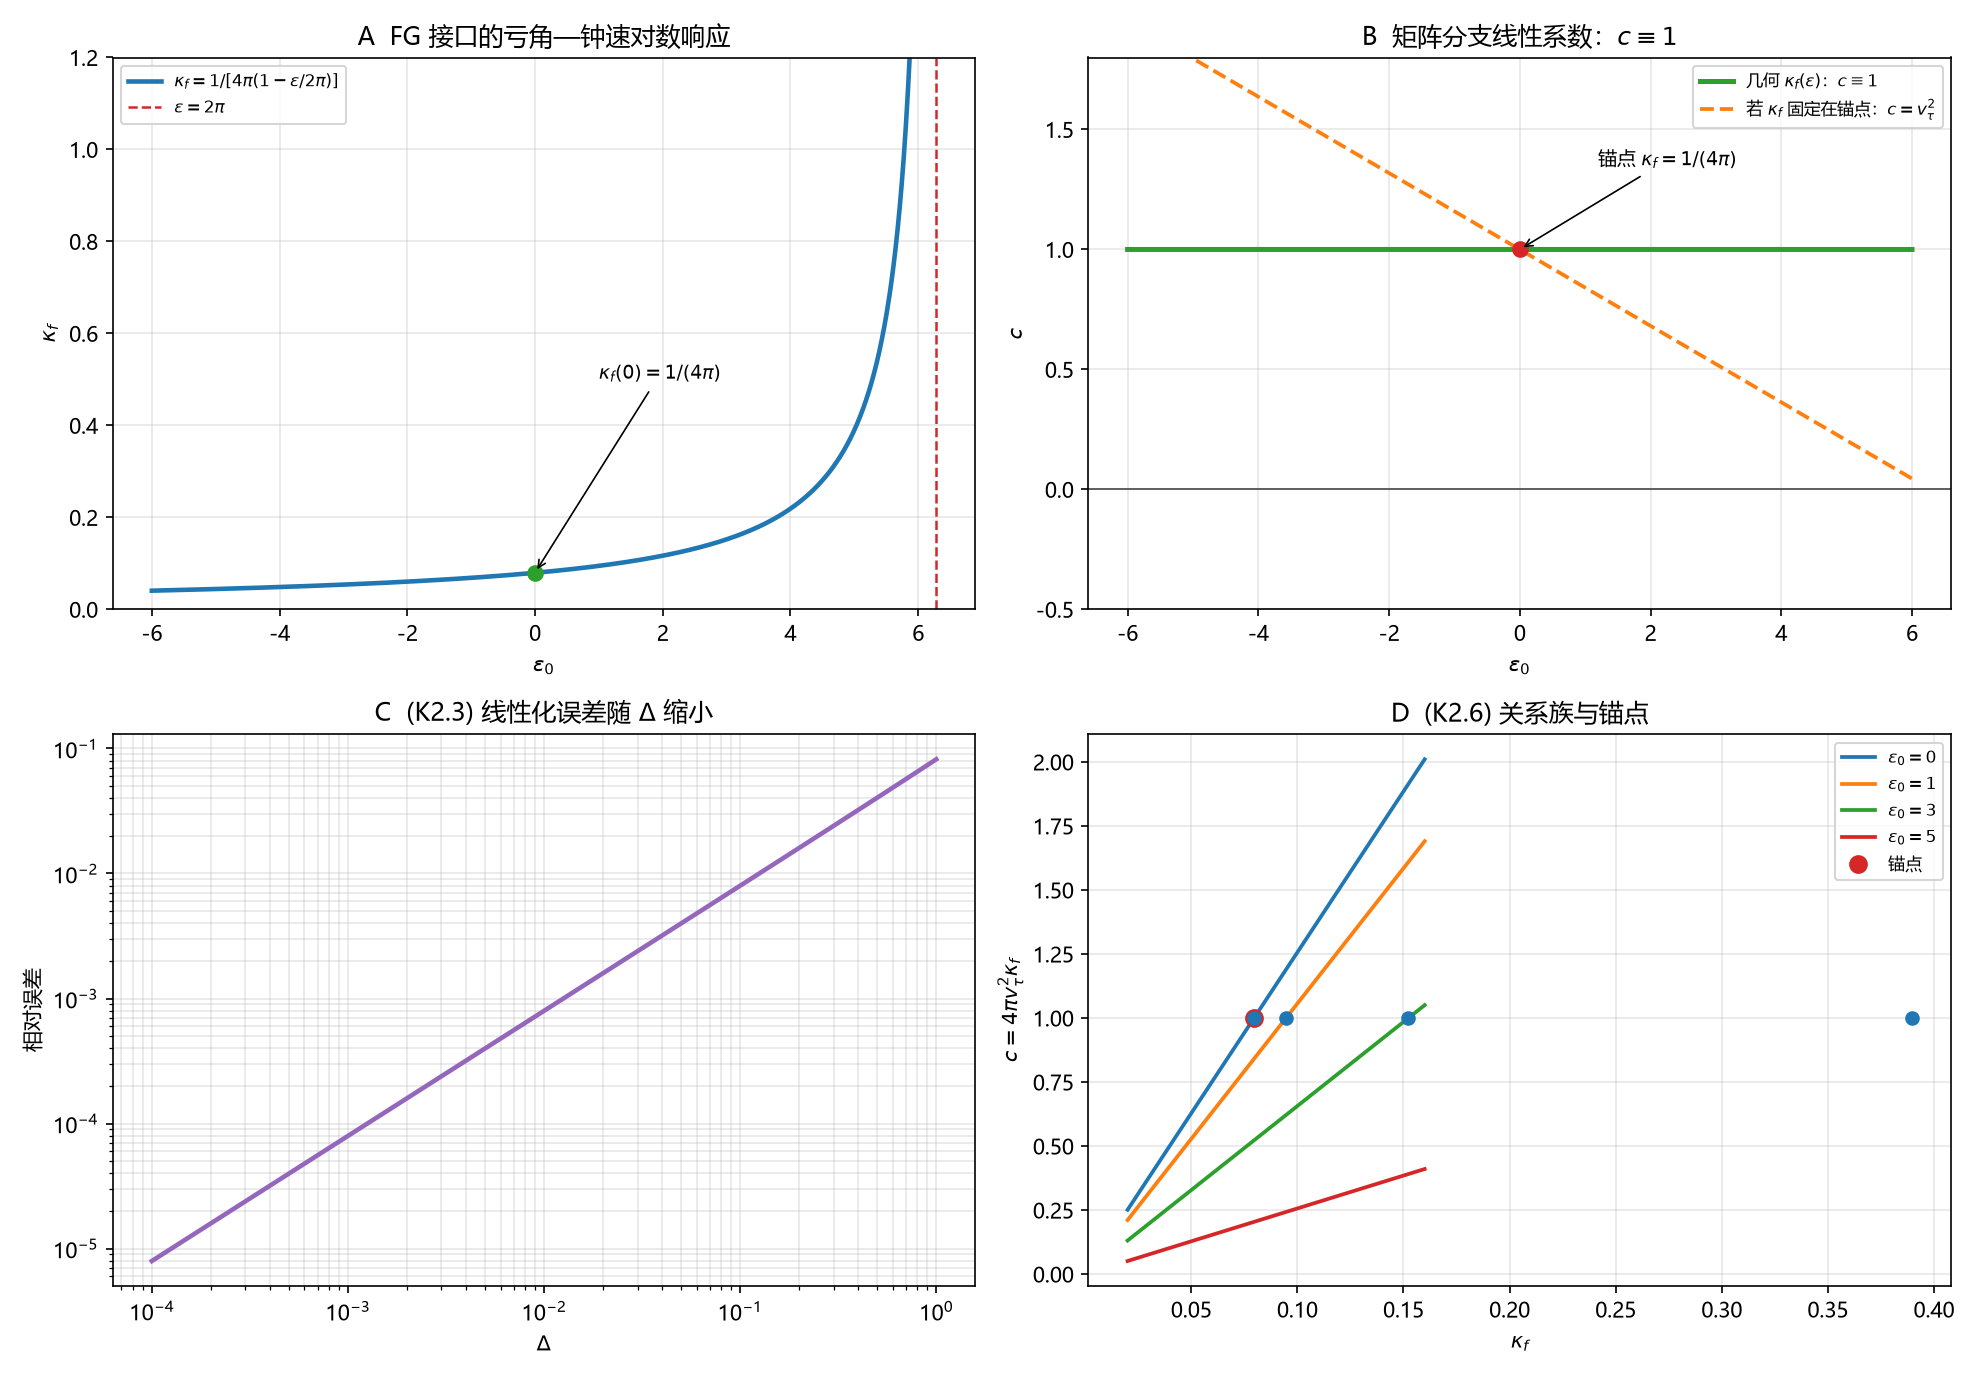

Generate this figure with Python:
# -*- coding: utf-8 -*-
"""
环 9／`审-2` 的数值核对：kappa_f 的几何来源。

1. kappa_f(e) = 1/(4 pi (1 - e/2pi)) 的曲线与零点值；
2. 矩阵分支线性系数 c(e) = v_tau^2 = 1 - e/2pi；
3. 线性化误差 |精确 Delta lambda - 线性| / |精确| 随 Delta 缩小；
4. c = 4 pi (1-e/2pi) kappa_f 的关系族与锚点。

全部由 (K2.2)(K2.4)(K2.6) 直接计算，无拟合。
"""

import csv
import os

import numpy as np
import matplotlib
matplotlib.use("Agg")
import matplotlib.pyplot as plt

plt.rcParams["font.sans-serif"] = ["Microsoft YaHei", "SimHei", "DejaVu Sans"]
plt.rcParams["axes.unicode_minus"] = False

HERE = os.path.dirname(os.path.abspath(__file__))
OUT_PNG = os.path.join(HERE, "环09_审2_kappa_f.png")
OUT_CSV = os.path.join(HERE, "环09_审2_kappa_f.csv")

TWO_PI = 2.0 * np.pi


def phi(e):
    return 0.5 * np.log(1.0 - e / TWO_PI)


def kappa(e):
    return 1.0 / (4.0 * np.pi * (1.0 - e / TWO_PI))


def cscale(e):
    return 1.0 - e / TWO_PI


def main():
    rows = []
    print("kappa_f(0) =", kappa(0.0), " (target 1/(4pi) =", 1 / (4 * np.pi), ")")
    print("c(0) =", cscale(0.0), " (target 1)")
    print("kappa_f(2pi - 0.1) =", kappa(TWO_PI - 0.1))
    rows.append(("kappa_zero", 0.0, float(kappa(0.0)), 1 / (4 * np.pi), np.nan))
    rows.append(("c_zero", 0.0, float(cscale(0.0)), 1.0, np.nan))

    # 线性化误差
    print("\n线性化误差（e0=0）")
    for d in (1e-1, 1e-2, 1e-3, 1e-4):
        exact = phi(d) - phi(0.0)
        linear = 0.5 * (-1.0 / (2 * np.pi)) * d
        rel = abs(exact - linear) / abs(exact)
        print(f"  Delta={d:.1e}  rel_err={rel:.6e}")
        rows.append(("lin_err", d, float(rel), np.nan, np.nan))

    # c 关系核对
    for e in (0.0, 1.0, 3.0, 5.0):
        k = kappa(e)
        c = 4 * np.pi * (1 - e / TWO_PI) * k
        print(f"e={e:.1f}: c=4pi(1-e/2pi)kappa = {c:.12f}, v2 = {cscale(e):.12f}")
        rows.append(("c_relation", e, c, cscale(e), np.nan))

    with open(OUT_CSV, "w", newline="", encoding="utf-8-sig") as fh:
        wr = csv.writer(fh)
        wr.writerow(["kind", "x", "y", "y_ref", "extra"])
        wr.writerows(rows)

    fig, ax = plt.subplots(2, 2, figsize=(13.2, 9.2))

    # A: kappa
    ee = np.linspace(-6.0, 6.0, 1500)
    ax[0, 0].plot(ee, kappa(ee), lw=2.2, color="tab:blue",
                  label=r"$\kappa_f=1/[4\pi(1-\varepsilon/2\pi)]$")
    ax[0, 0].axvline(TWO_PI, color="tab:red", ls="--", lw=1.2,
                     label=r"$\varepsilon=2\pi$")
    ax[0, 0].plot([0], [kappa(0)], "o", color="tab:green", ms=7)
    ax[0, 0].annotate(r"$\kappa_f(0)=1/(4\pi)$", xy=(0, kappa(0)),
                      xytext=(1.0, 0.5), fontsize=9,
                      arrowprops=dict(arrowstyle="->", lw=0.8))
    ax[0, 0].set_xlabel(r"$\varepsilon_0$")
    ax[0, 0].set_ylabel(r"$\kappa_f$")
    ax[0, 0].set_title(r"A  FG 接口的亏角—钟速对数响应")
    ax[0, 0].set_ylim(0, 1.2)
    ax[0, 0].legend(fontsize=8)
    ax[0, 0].grid(alpha=0.3)

    # B: c = 1 with geometric kappa; contrast with frozen kappa
    ax[0, 1].plot(ee, np.ones_like(ee), lw=2.4, color="tab:green",
                  label=r"几何 $\kappa_f(\varepsilon)$：$c\equiv1$")
    ax[0, 1].plot(ee, cscale(ee), lw=1.8, ls="--", color="tab:orange",
                  label=r"若 $\kappa_f$ 固定在锚点：$c=v_\tau^2$")
    ax[0, 1].axhline(0.0, color="0.35", lw=0.9)
    ax[0, 1].plot([0], [1], "o", color="tab:red", ms=7)
    ax[0, 1].annotate(r"锚点 $\kappa_f=1/(4\pi)$", xy=(0, 1), xytext=(1.2, 1.35),
                      fontsize=9, arrowprops=dict(arrowstyle="->", lw=0.8))
    ax[0, 1].set_xlabel(r"$\varepsilon_0$")
    ax[0, 1].set_ylabel(r"$c$")
    ax[0, 1].set_title(r"B  矩阵分支线性系数：$c\equiv1$")
    ax[0, 1].set_ylim(-0.5, 1.8)
    ax[0, 1].legend(fontsize=8)
    ax[0, 1].grid(alpha=0.3)

    # C: 线性化误差
    ds = np.logspace(-4, 0, 200)
    exact = phi(ds) - phi(0.0)
    linear = 0.5 * (-1.0 / (2 * np.pi)) * ds
    rel = np.abs(exact - linear) / np.abs(exact)
    ax[1, 0].loglog(ds, rel, lw=2.2, color="tab:purple")
    ax[1, 0].set_xlabel(r"$\Delta$")
    ax[1, 0].set_ylabel("相对误差")
    ax[1, 0].set_title(r"C  (K2.3) 线性化误差随 $\Delta$ 缩小")
    ax[1, 0].grid(alpha=0.3, which="both")

    # D: c-kappa 关系族
    ks = np.linspace(0.02, 0.16, 300)
    for e0 in (0.0, 1.0, 3.0, 5.0):
        ax[1, 1].plot(ks, 4 * np.pi * (1 - e0 / TWO_PI) * ks,
                      lw=1.8, label=rf"$\varepsilon_0={e0:.0f}$")
    ax[1, 1].plot([1 / (4 * np.pi)], [1], "o", color="tab:red", ms=8,
                  label="锚点")
    for e0 in (0.0, 1.0, 3.0, 5.0):
        ax[1, 1].plot([kappa(e0)], [1], "o", color="tab:blue", ms=6)
    ax[1, 1].set_xlabel(r"$\kappa_f$")
    ax[1, 1].set_ylabel(r"$c=4\pi v_\tau^2\kappa_f$")
    ax[1, 1].set_title(r"D  (K2.6) 关系族与锚点")
    ax[1, 1].legend(fontsize=8)
    ax[1, 1].grid(alpha=0.3)

    fig.tight_layout()
    fig.savefig(OUT_PNG, dpi=150)
    plt.close(fig)
    print("\nsaved:", OUT_PNG)
    print("saved:", OUT_CSV)


if __name__ == "__main__":
    main()
